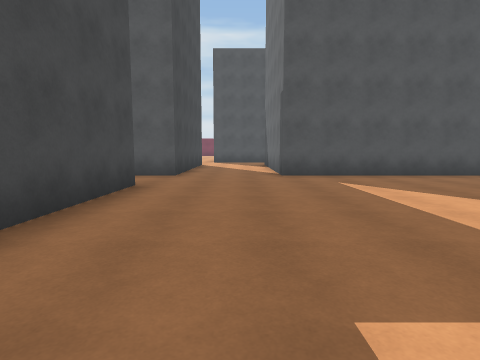
[1] (above)

24 first-person views from a walk through a 3-D level made in the Unity game engine. The camera is 1.3 m above the floor, tilts 6° down and sees 80° across. The floor is counted in squares, 2 m on a side. Each view is taken from the middle of a square. On the plan, view 1 faces up. The plan holds only what a view shows up to about 9 squares ahead; the rest is blank. The place goes on beyond the plan. The player is left out.

[2]
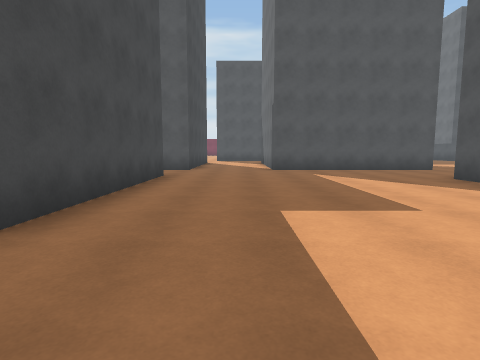

[3]
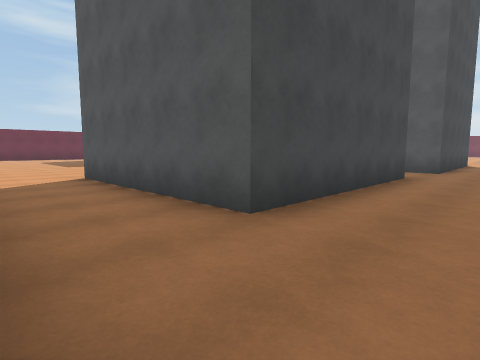

[4]
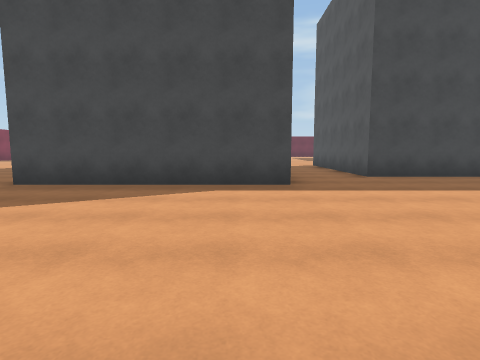

[5]
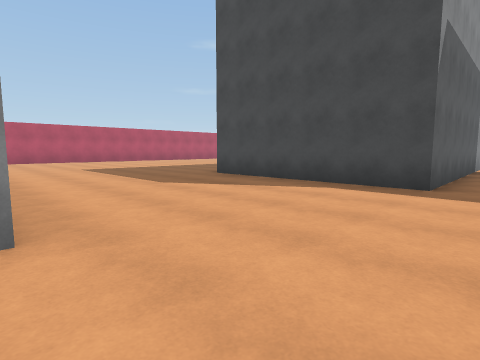

[6]
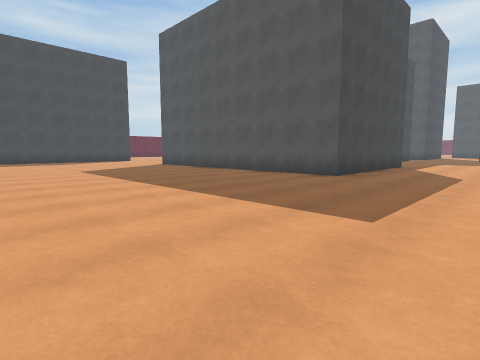

[7]
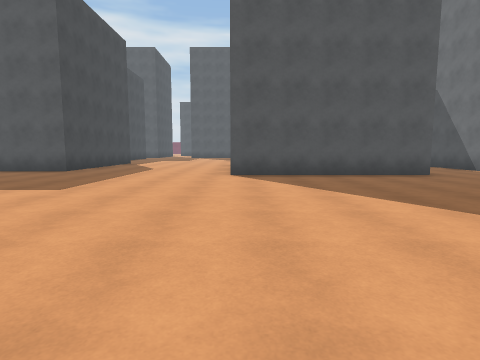

[8]
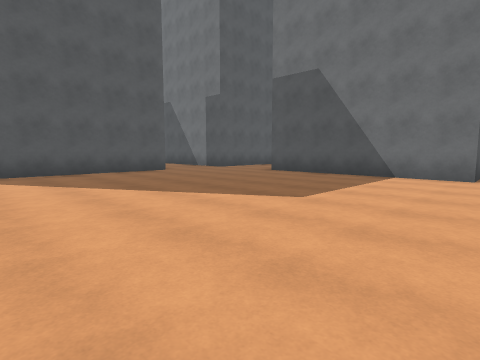

[9]
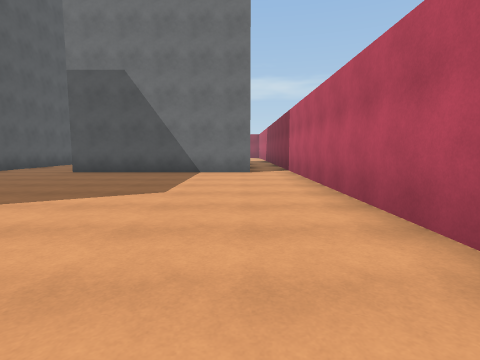

[10]
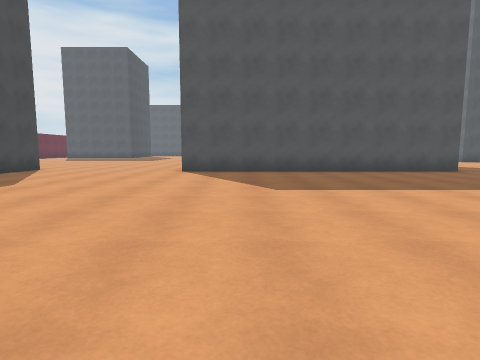

[11]
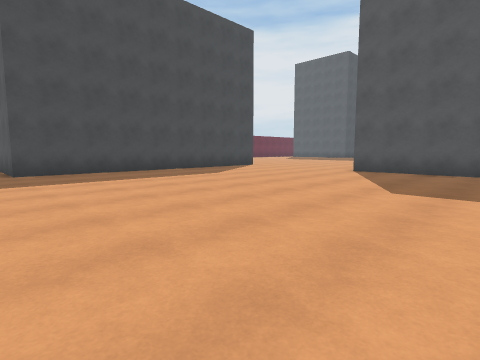

[12]
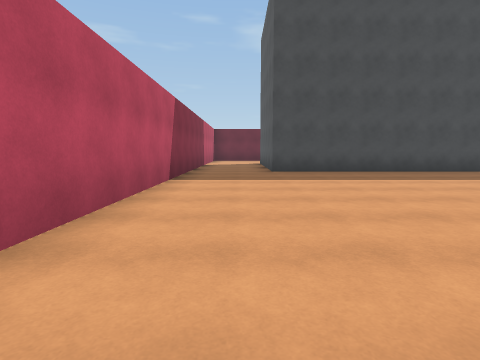

[13]
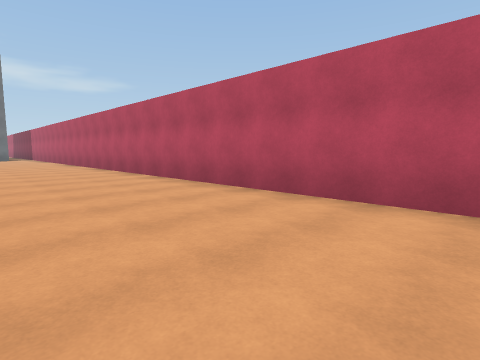

[14]
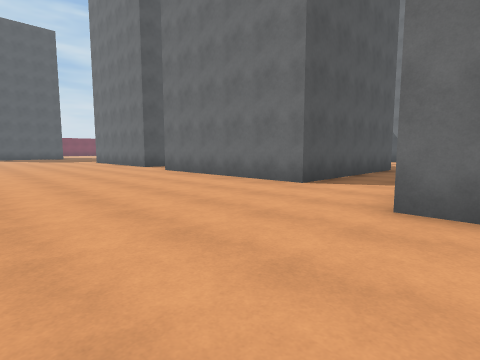

[15]
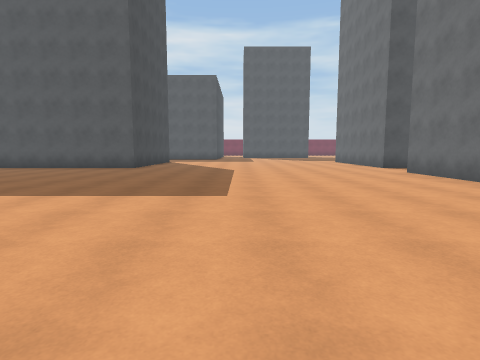

[16]
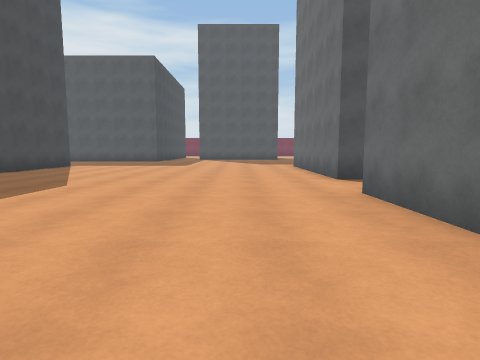

[17]
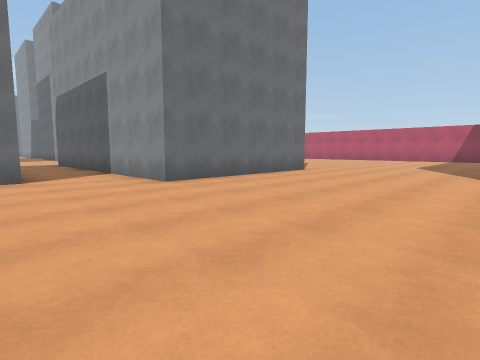

[18]
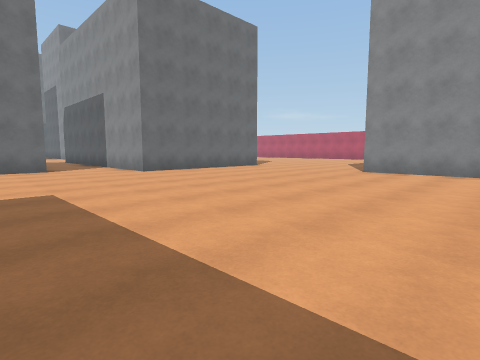

[19]
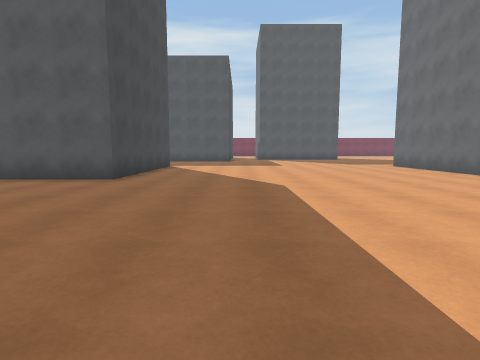

[20]
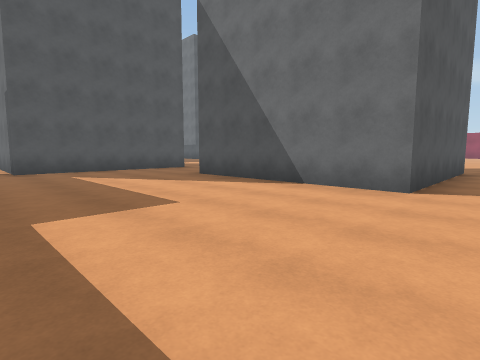

[21]
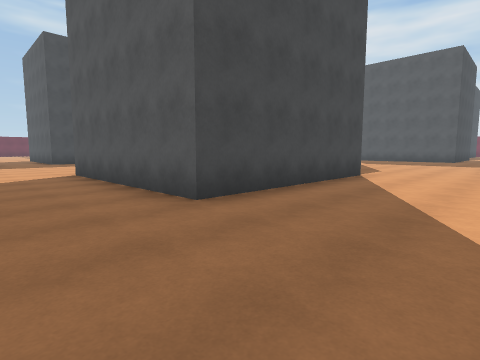

[22]
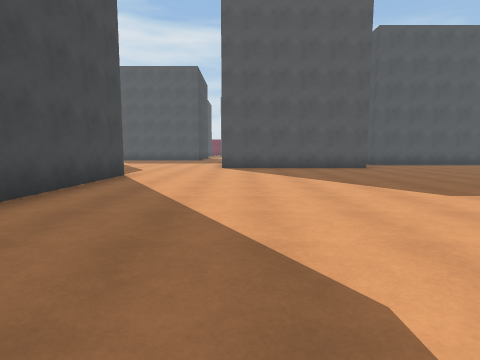

[23]
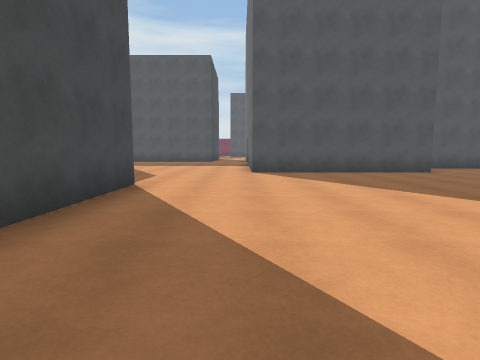

[24]
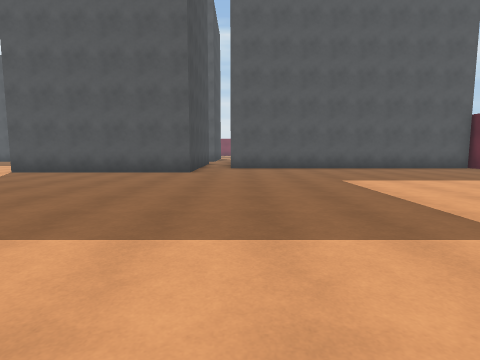

### Floor plan
Points are (right, up) in squares from view 1. A wall is a line through its corners. A room is listed if a view was taken in it or the views show most of it. See-through windows are left out.
Room 1 (views 1, 2, 3, 6, 7, 8, 9, 10, 11, 12, 13, 14, 15, 16, 17, 18, 19, 20)
walls: (-8.8, -6.6) (-8.8, -2.1) (-0.3, -2.1) (-0.3, -7.2) (-8.9, -7.2); (4.8, -0.8) (4.8, 4.5); (-13.6, -6.9) (-13.6, -15) (-16.1, -15); (10, -8.6) (4.8, -8.6); (5.8, -17.6) (13, -17.6); (-1.9, 5.4) (-1.9, 0.1) (-7.1, 0.1) (-7.1, 5.4); (-16.4, -6.6) (-13.5, -6.6); (-14, -17.6) (0.2, -17.6); (-6.2, 7.3) (-6.8, 7.3) (-6.8, 10.1); (4.6, 7.3) (1.1, 7.3) (1.1, 9.8); (-1.6, 9.1) (-1.6, 7.3) (-2.8, 7.3); (12.4, -16.3) (12.4, -11); (-15.8, 10.1) (-15.8, 7.3) (-17.5, 7.3)
ways out: opening at (4, -2) to room 2; opening at (4, 6) to room 2; opening at (13, -17)
Room 2 (views 4, 5, 21, 22, 23, 24)
walls: (17.6, 8) (17.6, 7.3) (12.2, 7.3); (10, 4.5) (10, -0.8) (4.8, -0.8); (6.1, 7.3) (4.6, 7.3)
ways out: opening at (4, -2) to room 1; opening at (4, 6) to room 1

Positions as (right, up) in squares from view 1, and headings:
1: (0, 0), facing up
2: (0, -2), facing up
3: (0, -2), facing up-left
4: (5, -3), facing left
5: (5, -1), facing down-left
6: (3, -14), facing up-left
7: (5, -16), facing up
8: (5, -17), facing up-right
9: (4, -16), facing right
10: (-7, -16), facing up
11: (-5, -16), facing up-left
12: (-5, -16), facing left
13: (-9, -14), facing down-right
14: (-12, -3), facing up-right
15: (-12, -3), facing up
16: (-9, 1), facing up
17: (-14, 1), facing down-right
18: (-17, 2), facing down-right
19: (-13, 1), facing up
20: (0, -2), facing up-right
21: (13, -3), facing up-left
22: (13, -3), facing up
23: (12, -1), facing up
24: (19, -1), facing up
